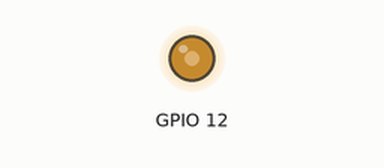
Bench run of a program on a simulated Raspberry Pi (BCM pin numbers). On the bench: output pins drawn as LEDs (lit = HIGH). At 0.3 s the program stops and its outputs stay as they are.

Above: at 0.15 s.
Timing chart, 0 to 1.8 s (numbered marks = the images above):
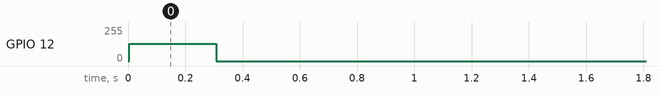

Measured:
- by itself, GPIO 12: 0/255 → 128/255 at 0.00 s, → 0/255 0.31 s later

The program:

deathray.py
```python
from steppercontroller import StepperController

STEPPER1_STEP_PIN_GPIO = 12  # board pin number 32
STEPPER2_STEP_PIN_GPIO = 13  # board pin number 33

STEPPER1_DIR_PIN_GPIO = 16  # board pin 36
STEPPER2_DIR_PIN_GPIO = 26  # board pin 37

azimuthStepper = StepperController(
    STEPPER1_STEP_PIN_GPIO,
    STEPPER1_DIR_PIN_GPIO)
elevationStepper = StepperController(
    STEPPER2_STEP_PIN_GPIO,
    STEPPER2_DIR_PIN_GPIO)
azimuthStepper.moveForward(1525.0)
#azimuthStepper.moveBackwards(1525.0)
```

steppercontroller.py
```python
import pigpio
from time import sleep


class StepperController(object):
    EFFECTIVE_DUTY_CYCLE = 0.5
    MAX_DUTY_CYCLE = 1000000
    DUTY_CYCLE = int(EFFECTIVE_DUTY_CYCLE * MAX_DUTY_CYCLE)
    CLOCKWISE = 0
    ANTICLOCKWISE = 1
    PI = pigpio.pi()

    def __init__(self, step_pin, dir_pin):
        self.step_pin = step_pin
        self.dir_pin = dir_pin

    def pwm(self, PWMfreq=650):
        StepperController.PI.hardware_PWM(self.step_pin,PWMfreq,StepperController.DUTY_CYCLE)

    def move(self, length):
        pulsetime = 0.2 * length
        self.pwm()
        sleep(pulsetime/1000)
        self.stop()

    def setDirection(self, direction):
        StepperController.PI.write(self.step_pin, direction)

    def moveForward(self, length):
        self.setDirection(StepperController.CLOCKWISE)
        self.move(length)

    def moveBackwards(self, length):
        self.setDirection(StepperController.ANTICLOCKWISE)
        self.move(length)

    def stop(self):
        self.pwm(0)
```
